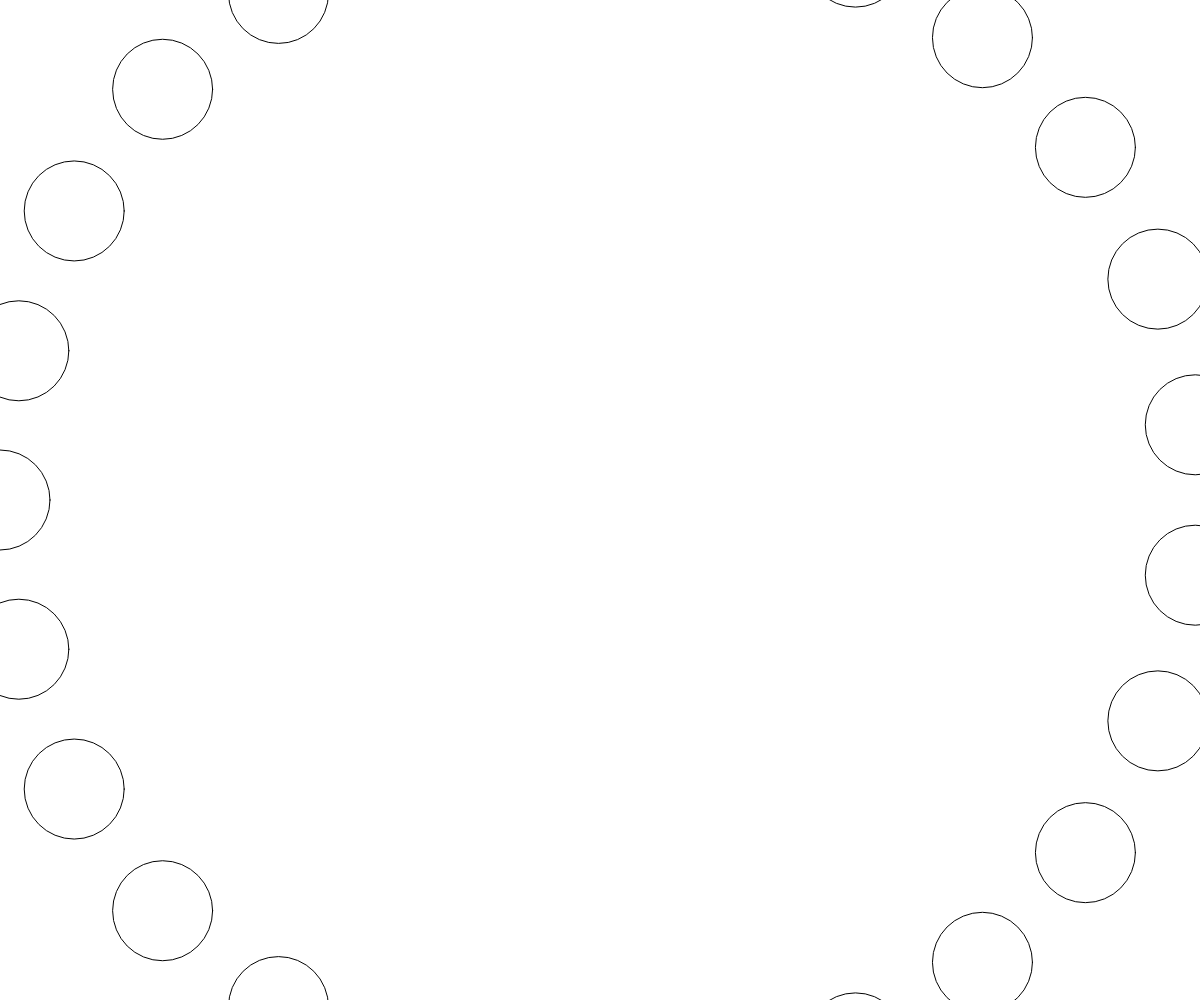
Frame 1 (no input)
Frame 60 (no input): identical to frame 1, image omitted
Frame 120 (the mouse pressed at the canvas centre since frame 60): blank canvas, image omitted

The p5.js sketch that drew this single still picture (run headless with seeded random() and noise() and a simulated clock; from frame 60 on, the mouse is pressed at the canvas centre):

// p5.js sketch
// ── sketch.js
// Academy of Art University
// WNM 498 Generative Art & Creative Code
//
// Ryan Berkey
// ryan@rybotron.com



function setup(){
    createCanvas(windowWidth, windowHeight);
}

function draw(){
    background(255);
    
    translate(width/2, height / 2);

    var amplitude = mouseX - width / 2;
    var d = map(abs(amplitude), 0, width /2, 0, 100);
    var numVertices = 25;
    
    for ( var i = 0; i < numVertices; i++){
        var xPos = amplitude * cos(i * TWO_PI / numVertices);
        var yPos = amplitude * sin(i * TWO_PI / numVertices);
        ellipse(xPos, yPos, d, d);
    }

}
